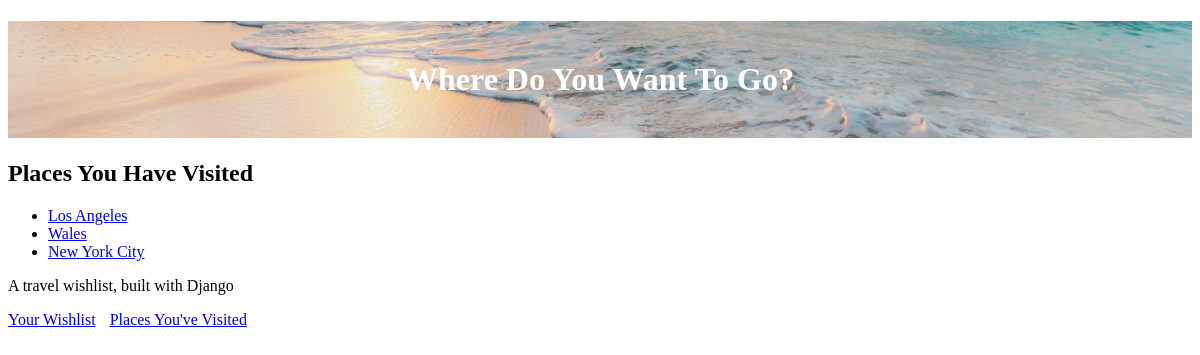
/visited (signed in), run on an earlier commit of the app's database.
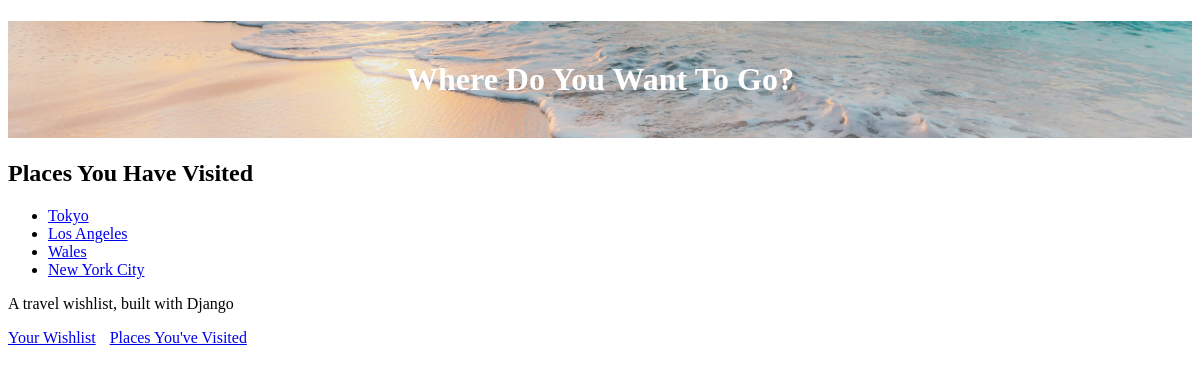
And on a later commit of the database.
### travel_wishlist/models.py (models this page shows, shortened)
class Place(models.Model):
    user = models.ForeignKey('auth.User', null=False, on_delete=models.CASCADE)
    name = models.CharField(max_length=200)
    visited = models.BooleanField(default=False)
    notes = models.TextField(blank=True, null=True)
    date_visited = models.DateField(blank=True, null=True)
    photo = models.ImageField(upload_to='user_images/', blank=True, null=True)

### travel_wishlist/views.py (the view)
# urls.py: path('visited', views.places_visited, name='places_visited'),
@login_required
def places_visited(request):
    visited = Place.objects.filter(visited=True)
    return render(request, 'travel_wishlist/visited.html', { 'visited': visited })

### travel_wishlist/templates/travel_wishlist/visited.html
{% extends 'travel_wishlist/base.html' %}
{% block content %}
<h2>Places You Have Visited</h2>
{% if visited %}
<ul>
    {% for place in visited %}
        <li>
            <a href="{% url 'place_details' place_pk=place.pk %}">{{ place.name }}</a>
        </li>
    {% endfor %}
</ul>
{% else %}
<p>You have not visited any places yet.</p>
{% endif %}
{% endblock %}

What changed in the data, as far as the page shows it:
now on this page (row edited): Place: name "Tokyo"
